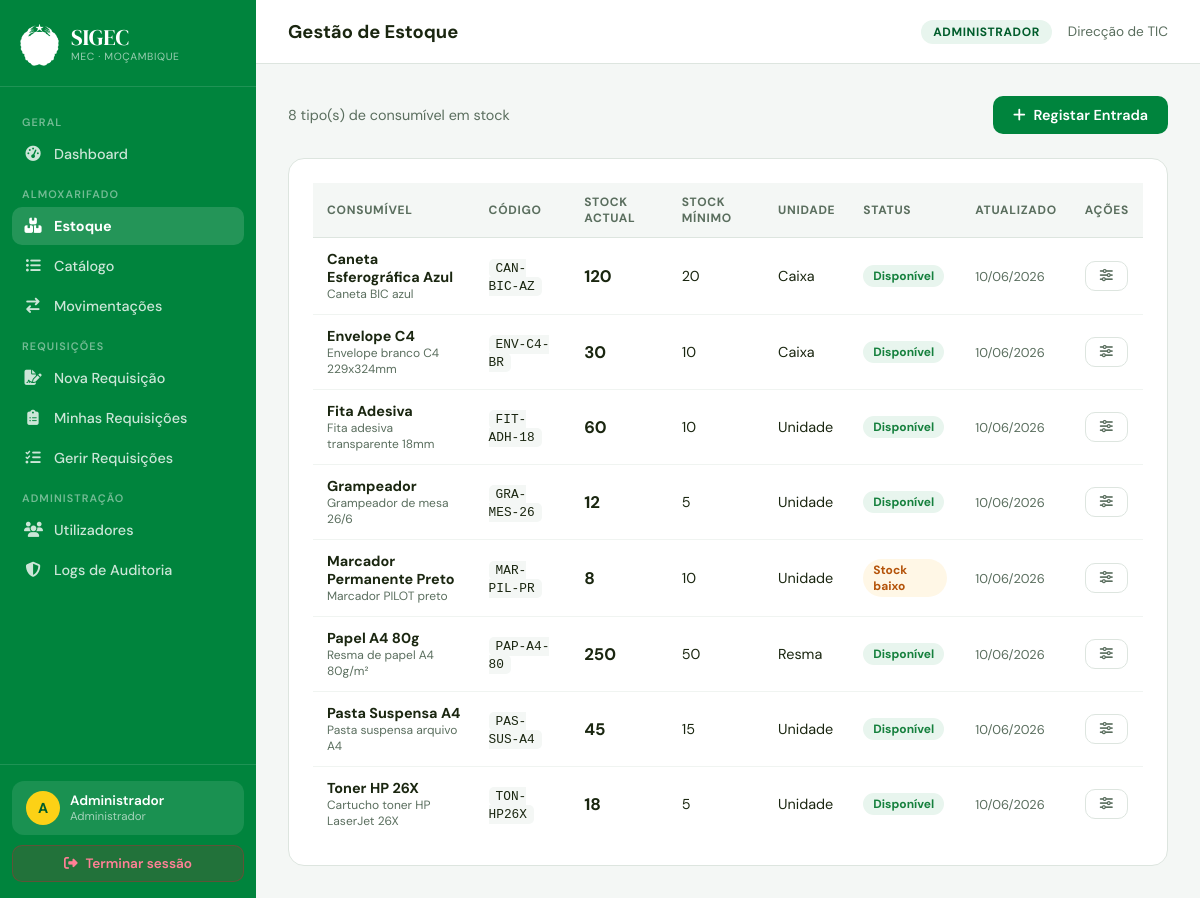
/estoque.php (signed in), run on the app's committed database.
### tables this page shows
CREATE TABLE estoque (
  id             INT AUTO_INCREMENT PRIMARY KEY,
  consumivel_id  INT NOT NULL UNIQUE,
  quantidade     INT DEFAULT 0,
  quantidade_minima INT DEFAULT 10,
  atualizado_em  TIMESTAMP DEFAULT CURRENT_TIMESTAMP ON UPDATE CURRENT_TIMESTAMP,
  FOREIGN KEY (consumivel_id) REFERENCES consumiveis(id)
);

CREATE TABLE consumiveis (
  id          INT AUTO_INCREMENT PRIMARY KEY,
  nome        VARCHAR(100) NOT NULL,
  descricao   TEXT,
  unidade     VARCHAR(20) NOT NULL,    
  codigo      VARCHAR(30) UNIQUE,
  criado_em   TIMESTAMP DEFAULT CURRENT_TIMESTAMP
);

### estoque.php (the view, shortened to what this page needs)
<?php
$db  = db();
$estoque = $db->query(
    "SELECT e.*, c.nome, c.unidade, c.codigo, c.descricao
     FROM estoque e
     JOIN consumiveis c ON c.id = e.consumivel_id
     ORDER BY c.nome ASC"
)->fetchAll();
include 'partials/header.php';
?>
<div style="display:flex;justify-content:space-between;align-items:center;margin-bottom:24px;">
  <p style="color:var(--sub);font-size:0.9rem"><?= count($estoque) ?> tipo(s) de consumível em stock</p>
  <button class="btn btn-primary" onclick="document.getElementById('modalEntrada').classList.add('open')">
    <i class="fas fa-plus"></i> Registar Entrada
  </button>
</div>
<div class="card">
  <div class="table-wrap">
    <table>
      <thead><tr>
        <th>Consumível</th><th>Código</th><th>Stock Actual</th>
        <th>Stock Mínimo</th><th>Unidade</th><th>Status</th><th>Atualizado</th><th>Ações</th>
      </tr></thead>
      <tbody>
      <?php foreach ($estoque as $e):
        $status = $e['quantidade'] == 0 ? 'critico' : ($e['quantidade'] <= $e['quantidade_minima'] ? 'baixo' : 'ok');
        $statusLabel = ['critico'=>'Sem stock','baixo'=>'Stock baixo','ok'=>'Disponível'][$status];
      ?>
        <tr>
          <td>
            <strong><?= htmlspecialchars($e['nome']) ?></strong>
            <?php if ($e['descricao']): ?>
              <div style="font-size:0.75rem;color:var(--sub)"><?= htmlspecialchars(mb_substr($e['descricao'],0,50)) ?></div>
            <?php endif; ?>
          </td>
          <td><code style="font-size:0.8rem;background:var(--bg);padding:2px 7px;border-radius:5px"><?= htmlspecialchars($e['codigo']) ?></code></td>
          <td><strong style="font-size:1.05rem"><?= $e['quantidade'] ?></strong></td>
          <td><?= $e['quantidade_minima'] ?></td>
          <td><?= htmlspecialchars($e['unidade']) ?></td>
          <td><span class="badge badge-<?= $status ?>"><?= $statusLabel ?></span></td>
          <td style="font-size:0.8rem;color:var(--sub)"><?= date('d/m/Y', strtotime($e['atualizado_em'])) ?></td>
          <td>
            <button class="btn btn-ghost btn-sm"
              onclick="openMinModal(<?= $e['consumivel_id'] ?>, <?= $e['quantidade_minima'] ?>, '<?= htmlspecialchars(addslashes($e['nome'])) ?>')">
              <i class="fas fa-sliders"></i>
            </button>
          </td>
        </tr>
      <?php endforeach; ?>
      </tbody>
    </table>
  </div>
</div>
<?php include 'partials/footer.php'; ?>

### partials/header.php (style rules this page uses)
:root { --verde: #00843D; --verde-d: #005c2b; --vermelho: #E3122E; --dourado: #FCD116; --bg: #F4F7F5; --card: #FFFFFF; --texto: #1A2610; --sub: #5a6e5e; --borda: #DDE5DF; --sidebar-w: 256px; }
*, *::before, *::after { margin:0; padding:0; box-sizing:border-box; }
body { font-family:'DM Sans',sans-serif; background:var(--bg); color:var(--texto); min-height:100vh; display:flex; }
.card { background: white; border-radius: 16px; border: 1px solid var(--borda); padding: 24px; }
.btn { display: inline-flex; align-items: center; gap: 8px; padding: 10px 20px; border-radius: 10px; font-size: 0.9rem; font-weight: 600; font-family: 'DM Sans', sans-serif; cursor: pointer; border: none; transition: all 0.2s; text-decoration: none; }
.btn-primary { background: var(--verde); color: white; }
.btn-ghost { background: transparent; border: 1.5px solid var(--borda); color: var(--sub); }
.btn-sm { padding: 7px 14px; font-size: 0.82rem; }
.table-wrap { overflow-x: auto; }
table { width: 100%; border-collapse: collapse; font-size: 0.9rem; }
th { text-align: left; padding: 11px 14px; background: var(--bg); color: var(--sub); font-size: 0.75rem; font-weight: 700; text-transform: uppercase; letter-spacing: 0.06em; border-bottom: 1px solid var(--borda); }
td { padding: 12px 14px; border-bottom: 1px solid #f0f4f1; }
tr:last-child td { border-bottom: none; }
.badge { display: inline-block; padding: 3px 10px; border-radius: 99px; font-size: 0.75rem; font-weight: 700; }
.badge-ok { background: #e8f5ee; color: #15803d; }
.badge-baixo { background: #fff7e6; color: #b45309; }

### data on the page
estoque: consumivel.nome "Caneta Esferográfica Azul", consumivel.descricao "Caneta BIC azul", consumivel.codigo "CAN-BIC-AZ", quantidade "120", quantidade_minima "20", consumivel.unidade "Caixa", statusLabel "Disponível", atualizado_em "10/06/2026"
estoque: consumivel.nome "Envelope C4", consumivel.descricao "Envelope branco C4 229x324mm", consumivel.codigo "ENV-C4-BR", quantidade "30", quantidade_minima "10", consumivel.unidade "Caixa", statusLabel "Disponível", atualizado_em "10/06/2026"
estoque: consumivel.nome "Fita Adesiva", consumivel.descricao "Fita adesiva transparente 18mm", consumivel.codigo "FIT-ADH-18", quantidade "60", quantidade_minima "10", consumivel.unidade "Unidade", statusLabel "Disponível", atualizado_em "10/06/2026"
estoque: consumivel.nome "Grampeador", consumivel.descricao "Grampeador de mesa 26/6", consumivel.codigo "GRA-MES-26", quantidade "12", quantidade_minima "5", consumivel.unidade "Unidade", statusLabel "Disponível", atualizado_em "10/06/2026"
estoque: consumivel.nome "Marcador Permanente Preto", consumivel.descricao "Marcador PILOT preto", consumivel.codigo "MAR-PIL-PR", quantidade "8", quantidade_minima "10", consumivel.unidade "Unidade", statusLabel "Stock baixo", atualizado_em "10/06/2026"
estoque: consumivel.nome "Papel A4 80g", consumivel.descricao "Resma de papel A4 80g/m²", consumivel.codigo "PAP-A4-80", quantidade "250", quantidade_minima "50", consumivel.unidade "Resma", statusLabel "Disponível", atualizado_em "10/06/2026"
estoque: consumivel.nome "Pasta Suspensa A4", consumivel.descricao "Pasta suspensa arquivo A4", consumivel.codigo "PAS-SUS-A4", quantidade "45", quantidade_minima "15", consumivel.unidade "Unidade", statusLabel "Disponível", atualizado_em "10/06/2026"
estoque: consumivel.nome "Toner HP 26X", consumivel.descricao "Cartucho toner HP LaserJet 26X", consumivel.codigo "TON-HP26X", quantidade "18", quantidade_minima "5", consumivel.unidade "Unidade", statusLabel "Disponível", atualizado_em "10/06/2026"

### other printed values
mb_substr($user['nome'], 0, 1) "A"
explode(' ', $user['nome'])[0] "Administrador"
roleLabel($role) "Administrador"
$pageTitle "Gestão de Estoque"
roleLabel($role) "ADMINISTRADOR"
$user['unidade'] "Direcção de TIC"
count($estoque) "8"
